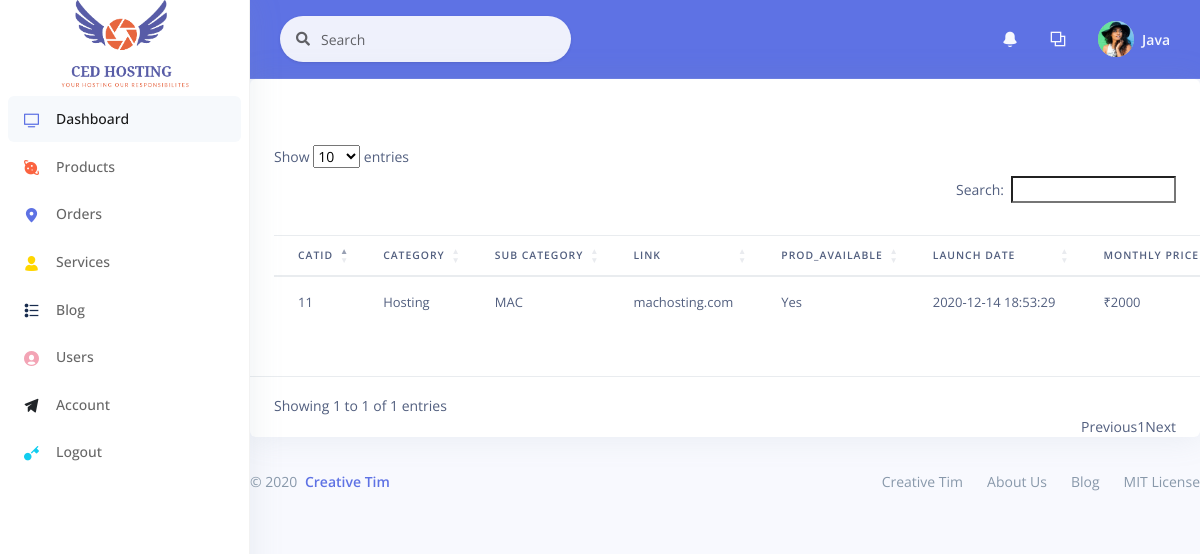
The page /Admin/viewproduct.php (signed in) on the database its author committed.
### tables this page shows
CREATE TABLE `tbl_product_description` (
  `id` int(11) NOT NULL,
  `prod_id` int(11) NOT NULL,
  `description` text DEFAULT NULL,
  `mon_price` float NOT NULL,
  `annual_price` float NOT NULL,
  `sku` varchar(55) DEFAULT NULL
);

CREATE TABLE `tbl_product` (
  `id` int(11) NOT NULL,
  `prod_parent_id` int(11) NOT NULL,
  `prod_name` varchar(100) NOT NULL,
  `html` longtext DEFAULT NULL,
  `prod_available` tinyint(1) NOT NULL DEFAULT 1,
  `prod_launch_date` datetime NOT NULL DEFAULT current_timestamp()
);

### class/DbClass.php (called while the page is built, shortened)
<?php
class DB
{
    public function connect($host, $user, $pass, $dtb)
    {
        return $this->conn = mysqli_connect($host, $user, $pass, $dtb) or die('Could Not Connect.');
    }
}

### class/product_class.php (called while the page is built, shortened)
<?php
class Product extends DB
{
    public function viewprod()
    {
        $sql = "SELECT tbl_product_description.id,prod_id,mon_price,annual_price,sku,
        tbl_product.id,prod_parent_id,prod_name,html,prod_available,prod_launch_date,description FROM
        tbl_product_description INNER JOIN tbl_product ON tbl_product_description.prod_id =tbl_product.id ";
        $products = $this->conn->query($sql);
        if (mysqli_num_rows($products) > 0) {
            return $products;
        }
    }
}

### Admin/viewproduct.php (the view, shortened to what this page needs)
<?php
require '../class/DbClass.php';
require 'AdminHeader.php';
require '../class/product_class.php';
$con = new product();
$con->connect('localhost', 'root', '', 'CedHosting');
$products = $con->viewprod();
?>
<div class="row">
    <div class="col">
        <div class="card bg-white shadow">
            <div class="card-header bg-transparent border-0">
                <h3 class="text-white mb-0">View Products</h3>
            </div>
            <div class="table-responsive">
                <table id="dtBasicExample" class="table p-4" width="100%">
                    <thead>
                        <tr>
                            <th class="th-sm proid">Catid</th>
                            <th class="th-sm">Category</th>
                            <th class="th-sm">Sub Category</th>
                            <th class="th-sm">Link</th>
                            <th class="th-sm">prod_available</th>
                            <th class="th-sm">Launch Date</th>
                            <th class="th-sm">Monthly price</th>
                        </tr>
                    </thead>
                    <tbody>
                        <?php if (isset($products)) {
                            foreach ($products as $key) { ?>
                                <tr>
                                    <form method="POST">
                                        <td><?php echo $key['id'] ?></td>
                                        <td>Hosting</td>
                                        <td><?php echo $key['prod_name'] ?></td>
                                        <td><?php echo $key['html'] ?></td>
                                        <?php if ($key['prod_available'] == 1) {
                                            $avalb = "Yes";
                                        } else {
                                            $avalb = "No";
                                        }
                                        ?>
                                        <td><?php echo $avalb ?></td>
                                        <td><?php echo $key['prod_launch_date'] ?></td>
                                        <td><?php echo "₹" . $key['mon_price'] ?></td>
                                    </form>
                                </tr>
                        <?php }
                        } ?>
                    </tbody>
                </table>
            </div>
        </div>
    </div>
</div>
<?php require 'footer.php' ?>
<link href="https://cdn.datatables.net/1.10.22/css/dataTables.bootstrap4.min.css" rel="stylesheet" type="text/css" media="all" />

### rows shown on the page
tbl_product_description: tbl_product.id "11", tbl_product.prod_name "MAC", tbl_product.html "machosting.com", tbl_product.prod_available "Yes", tbl_product.prod_launch_date "2020-12-14 18:53:29", mon_price "2000"

### other values the page prints
$username "Java"
